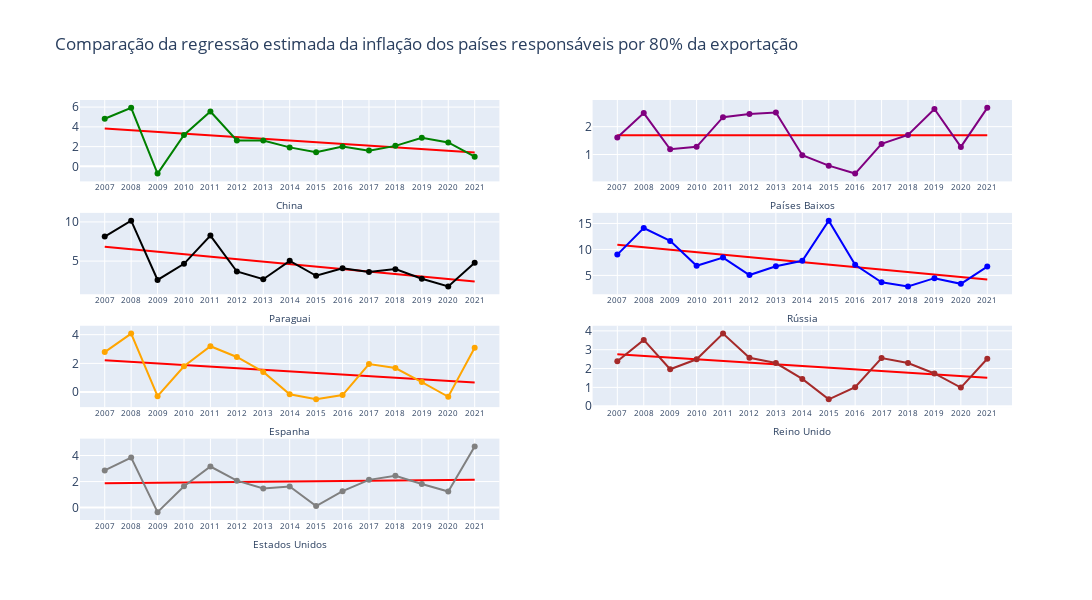

Notebook cell for this chart:
### Code cell
plot_regressao_estimada(paises_inflation, 'Comparação da regressão estimada da inflação dos países responsáveis por 80% da exportação', float)

### Figure 1 — Plotly figure (JSON) as saved in the notebook; plotly's stock layout.template omitted (floating-point values rounded to 4 significant figures)
{"data": [{"line": {"color": "red"}, "mode": "lines", "name": "Regressão", "type": "scatter", "x": [2007, 2008, 2009, 2010, 2011, 2012, 2013, 2014, 2015, 2016, 2017, 2018, 2019, 2020, 2021], "xaxis": "x7", "y": [3.832, 3.659, 3.486, 3.313, 3.14, 2.967, 2.794, 2.621, 2.448, 2.275, 2.101, 1.928, 1.755, 1.582, 1.409], "yaxis": "y7"}, {"name": "China", "type": "scatter", "x": ["2007 ", "2008 ", "2009 ", "2010 ", "2011 ", "2012 ", "2013 ", "2014 ", "2015 ", "2016 ", "2017 ", "2018 ", "2019 ", "2020 ", "2021 "], "xaxis": "x7", "y": [4.817, 5.925, -0.7282, 3.175, 5.554, 2.62, 2.621, 1.922, 1.437, 2.0, 1.593, 2.075, 2.899, 2.419, 0.981], "yaxis": "y7"}, {"line": {"color": "red"}, "mode": "lines", "name": "Regressão", "type": "scatter", "x": [2007, 2008, 2009, 2010, 2011, 2012, 2013, 2014, 2015, 2016, 2017, 2018, 2019, 2020, 2021], "xaxis": "x8", "y": [1.695, 1.695, 1.695, 1.695, 1.695, 1.695, 1.695, 1.695, 1.695, 1.695, 1.695, 1.696, 1.696, 1.696, 1.696], "yaxis": "y8"}, {"name": "Países Baixos", "type": "scatter", "x": ["2007 ", "2008 ", "2009 ", "2010 ", "2011 ", "2012 ", "2013 ", "2014 ", "2015 ", "2016 ", "2017 ", "2018 ", "2019 ", "2020 ", "2021 "], "xaxis": "x8", "y": [1.614, 2.487, 1.19, 1.275, 2.341, 2.456, 2.507, 0.976, 0.6002, 0.3167, 1.381, 1.703, 2.634, 1.272, 2.676], "yaxis": "y8"}, {"line": {"color": "red"}, "mode": "lines", "name": "Regressão", "type": "scatter", "x": [2007, 2008, 2009, 2010, 2011, 2012, 2013, 2014, 2015, 2016, 2017, 2018, 2019, 2020, 2021], "xaxis": "x5", "y": [6.826, 6.51, 6.195, 5.88, 5.564, 5.249, 4.934, 4.618, 4.303, 3.988, 3.673, 3.357, 3.042, 2.727, 2.411], "yaxis": "y5"}, {"name": "Paraguai", "type": "scatter", "x": ["2007 ", "2008 ", "2009 ", "2010 ", "2011 ", "2012 ", "2013 ", "2014 ", "2015 ", "2016 ", "2017 ", "2018 ", "2019 ", "2020 ", "2021 "], "xaxis": "x5", "y": [8.13, 10.15, 2.592, 4.651, 8.254, 3.676, 2.684, 5.029, 3.129, 4.087, 3.602, 3.976, 2.757, 1.768, 4.788], "yaxis": "y5"}, {"line": {"color": "red"}, "mode": "lines", "name": "Regressão", "type": "scatter", "x": [2007, 2008, 2009, 2010, 2011, 2012, 2013, 2014, 2015, 2016, 2017, 2018, 2019, 2020, 2021], "xaxis": "x6", "y": [10.91, 10.43, 9.95, 9.472, 8.994, 8.516, 8.038, 7.559, 7.081, 6.603, 6.125, 5.647, 5.169, 4.69, 4.212], "yaxis": "y6"}, {"name": "Rússia", "type": "scatter", "x": ["2007 ", "2008 ", "2009 ", "2010 ", "2011 ", "2012 ", "2013 ", "2014 ", "2015 ", "2016 ", "2017 ", "2018 ", "2019 ", "2020 ", "2021 "], "xaxis": "x6", "y": [9.007, 14.11, 11.65, 6.849, 8.44, 5.075, 6.754, 7.823, 15.53, 7.042, 3.683, 2.878, 4.47, 3.382, 6.694], "yaxis": "y6"}, {"line": {"color": "red"}, "mode": "lines", "name": "Regressão", "type": "scatter", "x": [2007, 2008, 2009, 2010, 2011, 2012, 2013, 2014, 2015, 2016, 2017, 2018, 2019, 2020, 2021], "xaxis": "x3", "y": [2.213, 2.103, 1.994, 1.884, 1.774, 1.664, 1.555, 1.445, 1.335, 1.225, 1.116, 1.006, 0.896, 0.7862, 0.6765], "yaxis": "y3"}, {"name": "Espanha", "type": "scatter", "x": ["2007 ", "2008 ", "2009 ", "2010 ", "2011 ", "2012 ", "2013 ", "2014 ", "2015 ", "2016 ", "2017 ", "2018 ", "2019 ", "2020 ", "2021 "], "xaxis": "x3", "y": [2.787, 4.075, -0.2878, 1.8, 3.196, 2.446, 1.409, -0.1511, -0.5004, -0.2026, 1.956, 1.675, 0.6995, -0.3228, 3.093], "yaxis": "y3"}, {"line": {"color": "red"}, "mode": "lines", "name": "Regressão", "type": "scatter", "x": [2007, 2008, 2009, 2010, 2011, 2012, 2013, 2014, 2015, 2016, 2017, 2018, 2019, 2020, 2021], "xaxis": "x4", "y": [2.762, 2.672, 2.583, 2.493, 2.403, 2.313, 2.224, 2.134, 2.044, 1.954, 1.865, 1.775, 1.685, 1.595, 1.505], "yaxis": "y4"}, {"name": "Reino Unido", "type": "scatter", "x": ["2007 ", "2008 ", "2009 ", "2010 ", "2011 ", "2012 ", "2013 ", "2014 ", "2015 ", "2016 ", "2017 ", "2018 ", "2019 ", "2020 ", "2021 "], "xaxis": "x4", "y": [2.387, 3.521, 1.962, 2.493, 3.856, 2.573, 2.292, 1.451, 0.368, 1.008, 2.558, 2.293, 1.738, 0.9895, 2.518], "yaxis": "y4"}, {"line": {"color": "red"}, "mode": "lines", "name": "Regressão", "type": "scatter", "x": [2007, 2008, 2009, 2010, 2011, 2012, 2013, 2014, 2015, 2016, 2017, 2018, 2019, 2020, 2021], "xaxis": "x", "y": [1.867, 1.886, 1.905, 1.923, 1.942, 1.961, 1.98, 1.999, 2.018, 2.037, 2.056, 2.075, 2.094, 2.112, 2.131], "yaxis": "y"}, {"name": "Estados Unidos", "type": "scatter", "x": ["2007 ", "2008 ", "2009 ", "2010 ", "2011 ", "2012 ", "2013 ", "2014 ", "2015 ", "2016 ", "2017 ", "2018 ", "2019 ", "2020 ", "2021 "], "xaxis": "x", "y": [2.853, 3.839, -0.3555, 1.64, 3.157, 2.069, 1.465, 1.622, 0.1186, 1.262, 2.13, 2.443, 1.812, 1.234, 4.698], "yaxis": "y"}], "layout": {"colorway": ["blue", "green", "orange", "purple", "brown", "black", "gray"], "height": 600, "showlegend": false, "title": {"text": "Comparação da regressão estimada da inflação dos países responsáveis por 80% da exportação"}, "width": 1300, "xaxis": {"anchor": "y", "domain": [0, 0.45], "tickfont": {"size": 8}, "tickvals": ["2007 ", "2008 ", "2009 ", "2010 ", "2011 ", "2012 ", "2013 ", "2014 ", "2015 ", "2016 ", "2017 ", "2018 ", "2019 ", "2020 ", "2021 "], "title": {"font": {"size": 10}, "standoff": 10, "text": "Estados Unidos"}}, "xaxis2": {"anchor": "y2", "domain": [0.55, 1]}, "xaxis3": {"anchor": "y3", "domain": [0, 0.45], "tickfont": {"size": 8}, "tickvals": ["2007 ", "2008 ", "2009 ", "2010 ", "2011 ", "2012 ", "2013 ", "2014 ", "2015 ", "2016 ", "2017 ", "2018 ", "2019 ", "2020 ", "2021 "], "title": {"font": {"size": 10}, "standoff": 10, "text": "Espanha"}}, "xaxis4": {"anchor": "y4", "domain": [0.55, 1], "tickfont": {"size": 8}, "tickvals": ["2007 ", "2008 ", "2009 ", "2010 ", "2011 ", "2012 ", "2013 ", "2014 ", "2015 ", "2016 ", "2017 ", "2018 ", "2019 ", "2020 ", "2021 "], "title": {"font": {"size": 10}, "standoff": 10, "text": "Reino Unido"}}, "xaxis5": {"anchor": "y5", "domain": [0, 0.45], "tickfont": {"size": 8}, "tickvals": ["2007 ", "2008 ", "2009 ", "2010 ", "2011 ", "2012 ", "2013 ", "2014 ", "2015 ", "2016 ", "2017 ", "2018 ", "2019 ", "2020 ", "2021 "], "title": {"font": {"size": 10}, "standoff": 10, "text": "Paraguai"}}, "xaxis6": {"anchor": "y6", "domain": [0.55, 1], "tickfont": {"size": 8}, "tickvals": ["2007 ", "2008 ", "2009 ", "2010 ", "2011 ", "2012 ", "2013 ", "2014 ", "2015 ", "2016 ", "2017 ", "2018 ", "2019 ", "2020 ", "2021 "], "title": {"font": {"size": 10}, "standoff": 10, "text": "Rússia"}}, "xaxis7": {"anchor": "y7", "domain": [0, 0.45], "tickfont": {"size": 8}, "tickvals": ["2007 ", "2008 ", "2009 ", "2010 ", "2011 ", "2012 ", "2013 ", "2014 ", "2015 ", "2016 ", "2017 ", "2018 ", "2019 ", "2020 ", "2021 "], "title": {"font": {"size": 10}, "standoff": 10, "text": "China"}}, "xaxis8": {"anchor": "y8", "domain": [0.55, 1], "tickfont": {"size": 8}, "tickvals": ["2007 ", "2008 ", "2009 ", "2010 ", "2011 ", "2012 ", "2013 ", "2014 ", "2015 ", "2016 ", "2017 ", "2018 ", "2019 ", "2020 ", "2021 "], "title": {"font": {"size": 10}, "standoff": 10, "text": "Países Baixos"}}, "yaxis": {"anchor": "x", "domain": [0, 0.1938]}, "yaxis2": {"anchor": "x2", "domain": [0, 0.1938]}, "yaxis3": {"anchor": "x3", "domain": [0.2687, 0.4625]}, "yaxis4": {"anchor": "x4", "domain": [0.2687, 0.4625]}, "yaxis5": {"anchor": "x5", "domain": [0.5375, 0.7312]}, "yaxis6": {"anchor": "x6", "domain": [0.5375, 0.7312]}, "yaxis7": {"anchor": "x7", "domain": [0.8063, 1]}, "yaxis8": {"anchor": "x8", "domain": [0.8063, 1]}}}
